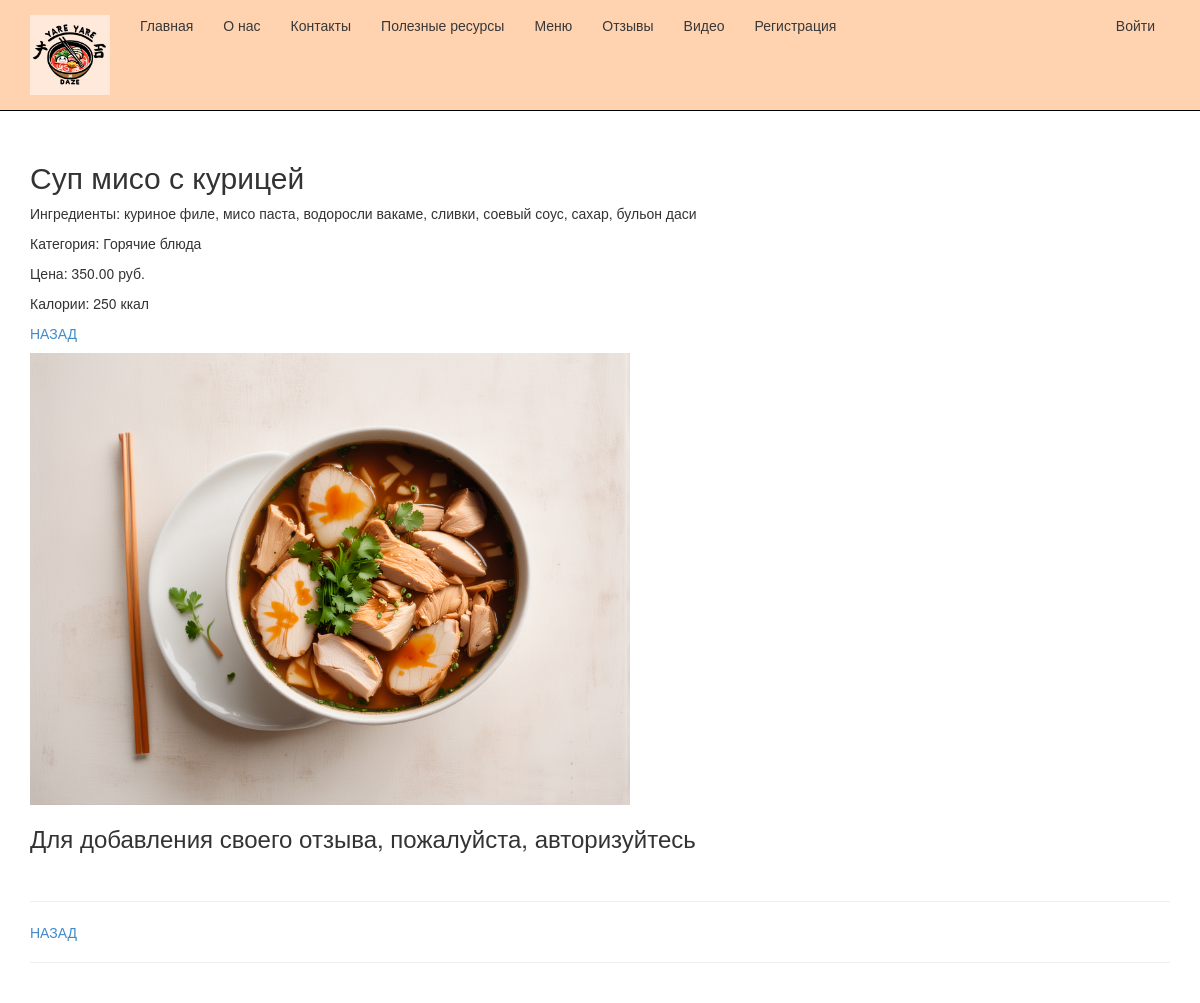
/menuit/4/, run on the app's committed database.
### app/models.py (models this page shows, shortened)
class MenuItem(models.Model):
    name = models.CharField(max_length=255, verbose_name="Название блюда")
    ingredients = models.TextField(verbose_name="Ингредиенты")
    category = models.CharField(max_length=100, blank=True, null=True, verbose_name="Категория")
    price = models.DecimalField(max_digits=9, decimal_places=2, verbose_name="Цена")
    calories = models.IntegerField(verbose_name="Калории")
    author = models.ForeignKey(User, null=True, blank=True, on_delete = models.SET_NULL, verbose_name = "Автор")
    image = models.FileField(default = 'temp.jpg', verbose_name="Путь к картинке")
    class Meta:
        db_table = "MenuItems" # имя таблицы для модели
        ordering = ["name"] # порядок сортировки данных в модели
        verbose_name = "Меню доставки" # имя, под которым модель будет отображаться в административном разделе
        verbose_name_plural = "Меню доставки" # тоже для всех пунктов меню доставки

### app/views.py (the view)
# urls.py: path('menuit/<int:parametr>/', views.menuit, name= 'menuit'),
def menuit(request, parametr):
    assert isinstance(request, HttpRequest)
    menuit_1 = MenuItem.objects.get(id=parametr)
    reviews = Review.objects.filter(menu_item=parametr)
    if request.method == 'POST':
        form = ReviewForm(request.POST)
        if form.is_valid():
            review_f = form.save(commit=False)
            review_f.author = request.user
            review_f.rating = form.cleaned_data['rating']
            review_f.menu_item = menuit_1
            review_f.save()
            return redirect('menuit', parametr=menuit_1.id)
    else:
        form = ReviewForm()
    return render(
        request,
        'app/menuit.html',
        {
            'menuit_1': menuit_1,
            'reviews': reviews,
            'form': form,
        }
        )

### app/templates/app/menuit.html (shortened to what this page needs)
﻿{% extends "app/layout.html" %}
{% block content %}
<h2> {{menuit_1.name}} </h2>
<p> Ингредиенты: {{menuit_1.ingredients}} </p>
<p> Категория: {{menuit_1.category}} </p>
<p> Цена: {{menuit_1.price}} руб.</p>
<p> Калории: {{menuit_1.calories}} ккал</p>
<p><a href="{% url 'menu' %}"> НАЗАД </a></p>
{% if menuit_1.image and menuit_1.image.url != '/media/temp.jpg' %}
<img src="{{ menuit_1.image.url }}" alt="Фото блюда" width="600" />
{% endif %}
{% if user.is_authenticated %}
<h3>Добавить отзыв</h3>
<form method="POST">
    {% csrf_token %}
    <div>
        {{form.as_p}}
        <button type="submit" class="save btn btn-default"> Отправить отзыв </button>
    </div>
</form>
{% else %}
<h3>Для добавления своего отзыва, пожалуйста, авторизуйтесь</h3>
{% endif %}
<br />
<hr />
<p><a href="{% url 'menu' %}"> НАЗАД </a></p>
{% endblock %}

### app/static/app/content/site.css (style rules this page uses)
body { padding-top: 120px; padding-bottom: 20px; }

### data on the page
MenuItem: name "Суп мисо с курицей", ingredients "куриное филе, мисо паста, водоросли вакаме, сливки, соевый соус, сахар, бульон даси", category "Горячие блюда", price "350.00", calories "250", image (picture)
